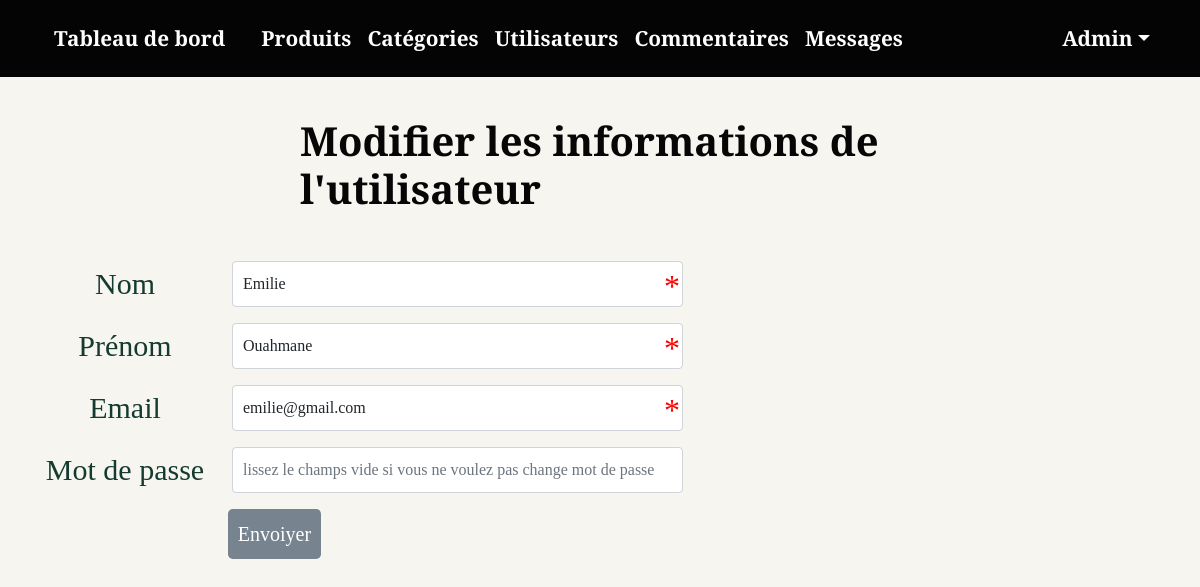
Page /Admin/utilisateur.php?Emilie=Edite&UtilID=7 (signed in) on the committed database.
### tables this page shows
CREATE TABLE `utilisateurs` (
  `Id_utilisateur` int(11) NOT NULL,
  `Nom` varchar(255) NOT NULL,
  `Prenom` varchar(255) NOT NULL,
  `Avatar` varchar(255) NOT NULL,
  `Email` varchar(255) NOT NULL,
  `Mdp` varchar(255) NOT NULL,
  `GroupID` int(11) NOT NULL DEFAULT 0,
  `Statut` int(11) NOT NULL DEFAULT 0,
  `Date` date NOT NULL
);

### Admin/utilisateur.php (the view, shortened to what this page needs)
<?php
if (isset($_SESSION['admin'])) {
            include 'init.php';
            $Emilie = isset($_GET['Emilie']) ?  $_GET['Emilie'] : 'Accueil';
            if ($Emilie == 'Accueil') {
                $query = '';
                if (isset($_GET['page']) && ($_GET['page'] == "actif")) {
                    $query = 'AND Statut = 0';
                }
                $stmt = $con->prepare("SELECT * FROM utilisateurs WHERE GroupID != 1 $query ORDER BY  Id_utilisateur DESC");
                $stmt->execute();
                $Accueil = $stmt->fetchAll();
                ?>
                <div class="container-fluid">
                    <h1 class="text-center">utilisateurs Boutique</h1>
                    <h2 class="cat-h2">tableau d'utilisateurs </h2>
                    <hr>
                    <div class="table-responsive w-100  members-table mt-3">
                        <table class="table table-bordered main-table accueil-table ">
                            <tr>
                                <td>#ID</td>
                                <td>Photo</td>
                                <td>Nom</td>
                                <td>Prénom</td>
                                <td>Email</td>
                                <td>Date d'inscription</td>
                                <td>Contrôler</td>
                            </tr>
                            <?php foreach ($Accueil as $row) {
                                echo "<tr>";
                                echo "<td>#" . $row['Id_utilisateur'] . "</td>";
                                echo "<td>";
                                if (empty($row['Avatar'])) {
                                    echo "  <img src='uploads/avatars/profil.jpg' alt='img'/>";
                                } else {
                                    echo " <img src='uploads/avatars/" . $row['Avatar'] . "' alt='img'/>";
                                }
                                echo "</td>";
                                echo "<td>" . $row['Nom'] . "</td>";
                                echo "<td>" . $row['Prenom'] . "</td>";
                                echo "<td>" . $row['Email'] . "</td>";
                                echo " <td>" . $row['Date'] . "</td>";
                                echo "<td>
                                    <a href='utilisateur.php?Emilie=Edite&UtilID=" . $row['Id_utilisateur'] . "'  class='btn btn-primary '>Modifier</a>
                                        <a href='utilisateur.php?Emilie=Delete&UtilID=" . $row['Id_utilisateur'] . "'  class='btn btn-danger confirm   me-2 '>Supprimer
                                        </a>";
                                if ($row['Statut'] == 0) {
                                    echo "<a href='utilisateur.php?Emilie=Active&UtilID=" . $row['Id_utilisateur'] .   " ' class='btn btn-success  me-2 '>Active</a>";
                                }
                                echo "</td>";
                                echo "<tr>";
                            } ?>
                        </table>
                    </div>
                    <a href="utilisateur.php?Emilie=Ajouter" class="btn btn-primary "><i class="fa-solid fa-user-plus"></i> Ajouter un utilisateur</a>
                </div>
                <?php } elseif ($Emilie == 'Edite') {
                $Util_ID = isset($_GET['UtilID']) && is_numeric($_GET['UtilID']) ? intval($_GET['UtilID']) : 0;
                $stmt = $con->prepare(" SELECT * FROM utilisateurs  WHERE Id_utilisateur =? LIMIT 1");
                $stmt->execute(array($Util_ID));
                $row = $stmt->fetch();
                $count = $stmt->rowCount();
                if ($count > 0) { ?>
            <h1 class="w-50 mx-auto">Modifier les informations de l'utilisateur </h1>
                    <div class="container ">
                        <form class="form-horizontal form-members ml-5 mt-5 text-center " action="?Emilie=Update" method="POST">
                            <div class="mb-3 row from-group from-group-lg">
                                <label class="col-sm-2 control-label ">Nom</label>
                                <div class="col-sm-10 col-md-5 from-asterisk">
                                    <input type="text" class="form-control" id="Username" name="Nom" value="<?php echo  $row['Nom'] ?>" autocomplete="off" required="required">
                                </div>
                            </div>
                            <div class="mb-3 row from-group from-group-lg">
                                <label class="col-sm-2 control-label">Prénom </label>
                                <div class="col-sm-10 col-md-5 from-asterisk">
                                    <input type="text" class="form-control" id="Userprenom" name="Prenom" value="<?php echo $row['Prenom'] ?>" required="required">
                                </div>
                            </div>
                            <div class="mb-3 row from-group from-group-lg">
                                <label class="col-sm-2 control-label">Email</label>
                                <div class="col-sm-10 col-md-5 from-asterisk" required="required">
                                    <input type="Email" class="form-control" id="Email" name="Email" value="<?php echo  $row['Email'] ?>" required="required">
                                </div>
                            </div>
                            <div class="mb-3 row  from-group from-group-lg">
                                <label class="col-sm-2 control-label">Mot de passe</label>
                                <div class="col-sm-10 col-md-5">
                                    <input type="Mdp" class="form-control" name="nouveau_mdp" value="" autocomplete="new-Mdp" placeholder="lissez le champs vide si vous ne voulez pas change mot de passe">
                                </div>
                            </div>
                            <div class="from-group from-group-lg">
                                <div class="col-sm-offset-2 col-sm-10 col-md-5 ">
                                    <input type="submit" value="Envoiyer" class="btn btn-primary btn-lg">
                                </div>
                            </div>
                        </form>
                    </div>
                <?php } else {
                    echo "<div class='container'>";
                    $message = "<div class=' alert alert-danger mx-auto mt-5  text-dark text-center p-5'>Cette page est destinée aux administrateurs uniquement, vous devez être administrateur pour pouvoir accéder à cette page</div>";
                    echo "</div>";
                    direction($message, 5);
                }
                ?>
            <?php }
} else {
    header('Location : index.php');
    exit();
}
include $tbl . 'footer.inc.php';
?>

### Admin/Layout/css/backend.css (style rules this page uses)
* { margin: 0; padding: 0; outline: none; border: none; text-decoration: none; box-sizing: border-box; font-family: 'Cormorant SC', serif; }
body { background-color: #f7f5ef; font-size: 16px; }
h1 { font-size: 40px; margin: 40px 0; font-weight: 900; color: #060606; }
.form-horizontal { margin-left: 0 !important; }
.btn-primary { background-color: #77838f !important; border: none; }
.form-members label { color: #143a32; font-size: 30px; }
.form-members input { padding: 10px !important; }
.from-asterisk { position: relative; }
.text-center { text-align: center!important; }
@media screen and (max-width :1200px) { h1 { font-size: 2.5em; } }

### rows in the picture
utilisateurs: Nom "Emilie", Prenom "Ouahmane", Email "emilie@gmail.com"
